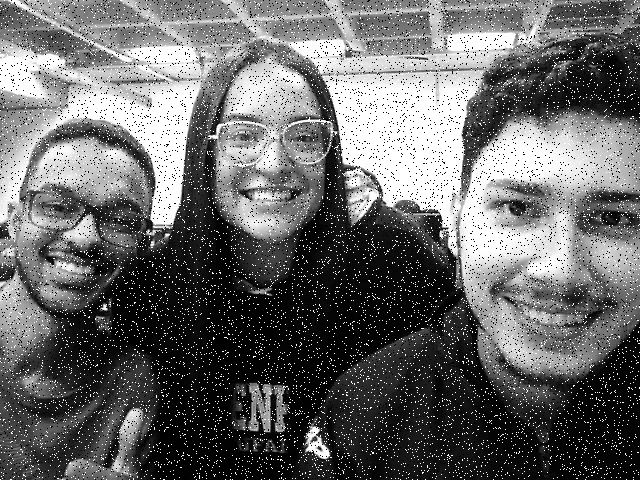
//> input picture laboratorio02/parte2codigo_alternativo/3x3/original.jpg, 640 x 480 px
$ ./Smoothing   (built with g++ and OpenCV 4)
//> lines starting //> are read from the running program, lines starting //| are printed output that depends on the picture
#include <iostream>
#include "opencv2/imgproc.hpp"
#include "opencv2/imgcodecs.hpp"
#include "opencv2/highgui.hpp"

using namespace std;
using namespace cv;

/// Global Variables
int DELAY_CAPTION = 1500;
int DELAY_BLUR = 100;
Mat src; Mat dst;
char window_name[] = "Smoothing Demo";

/// Function headers
int display_caption( const char* caption );
int display_dst( int delay, const string& filename );

/**
 * function main
 */
int main( int argc, char ** argv )
{
    namedWindow( window_name, WINDOW_AUTOSIZE );

    /// Load the source image
    const char* filename = argc >= 2 ? argv[1] : "original.jpg";

    src = imread( samples::findFile( filename ), IMREAD_COLOR );
//> src is the input picture: 480 rows x 640 cols, CV_8UC3; min 0, max 255, mean 104.3
    if (src.empty())
    {
        printf(" Error opening image\n");
        printf(" Usage:\n %s [image_name-- default lena.jpg] \n", argv[0]);
        return EXIT_FAILURE;
    }

    if( display_caption( "Original Image" ) != 0 )
    {
        return 0;
    }

    dst = src.clone();
    if( display_dst( DELAY_CAPTION, "original_image.jpg" ) != 0 )
    {
        return 0;
    }

    /// Applying Homogeneous blur with a 3x3 kernel
    if( display_caption( "Homogeneous Blur" ) != 0 )
    {
        return 0;
    }

    //![blur]
    blur( src, dst, Size( 3, 3 ), Point(-1,-1) );
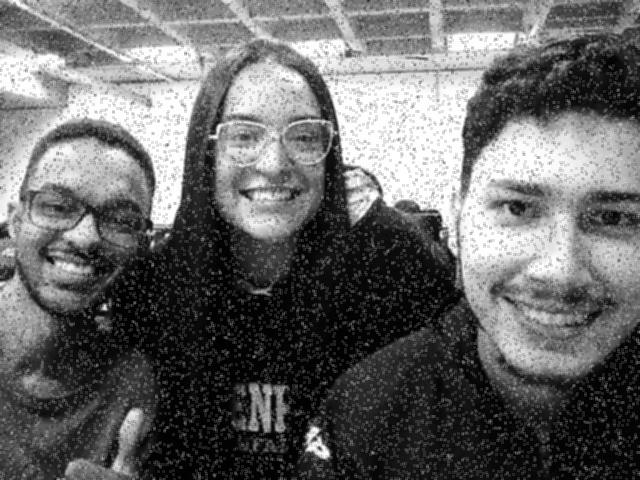
//> dst: 480 rows x 640 cols, CV_8UC3; min 0, max 255, mean 104.3
    if( display_dst( DELAY_BLUR, "homogeneous_blur.jpg" ) != 0 )
    {
        return 0;
    }
    //![blur]

    /// Applying Gaussian blur with a 3x3 kernel
    if( display_caption( "Gaussian Blur" ) != 0 )
    {
        return 0;
    }

    //![gaussianblur]
    GaussianBlur( src, dst, Size( 3, 3 ), 0, 0 );
    if( display_dst( DELAY_BLUR, "gaussian_blur.jpg" ) != 0 )
    {
        return 0;
    }
    //![gaussianblur]

    /// Applying Median blur with a 3x3 kernel
    if( display_caption( "Median Blur" ) != 0 )
    {
        return 0;
    }

    //![medianblur]
    medianBlur( src, dst, 3 );
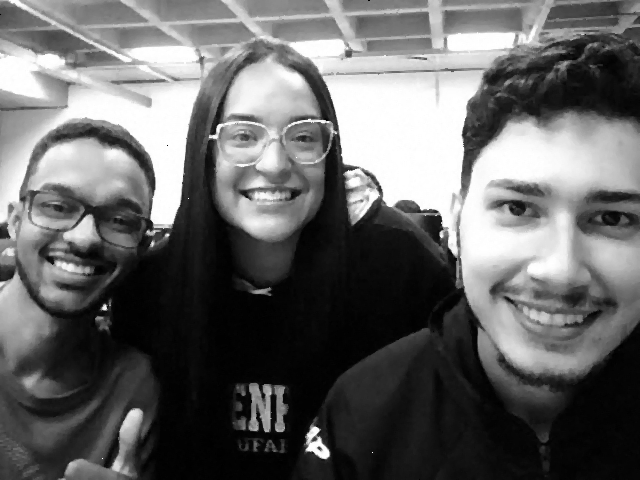
//> dst: 480 rows x 640 cols, CV_8UC3; min 0, max 255, mean 101.5
    if( display_dst( DELAY_BLUR, "median_blur.jpg" ) != 0 )
    {
        return 0;
    }
    //![medianblur]

    /// Applying Bilateral Filter with a 3x3 filter
    if( display_caption( "Bilateral Blur" ) != 0 )
    {
        return 0;
    }

    //![bilateralfilter]
    bilateralFilter( src, dst, 3, 3*2, 3/2 );
    if( display_dst( DELAY_BLUR, "bilateral_blur.jpg" ) != 0 )
    {
        return 0;
    }
    //![bilateralfilter]

    /// Done
    display_caption( "Done!" );

    return 0;
}

/**
 * @function display_caption
 */
int display_caption( const char* caption )
{
    dst = Mat::zeros( src.size(), src.type() );
    putText( dst, caption,
             Point( src.cols/4, src.rows/2),
             FONT_HERSHEY_COMPLEX, 1, Scalar(255, 255, 255) );

    return display_dst(DELAY_CAPTION, "");
}

/**
 * @function display_dst
 */
int display_dst( int delay, const string& filename )
{
    imshow( window_name, dst );

    // Save the file if a valid filename is provided
    if (!filename.empty()) {
        imwrite(filename, dst); // Save the image with the given filename
    }

    int c = waitKey( delay );
    if( c >= 0 ) { return -1; }
    return 0;
}
